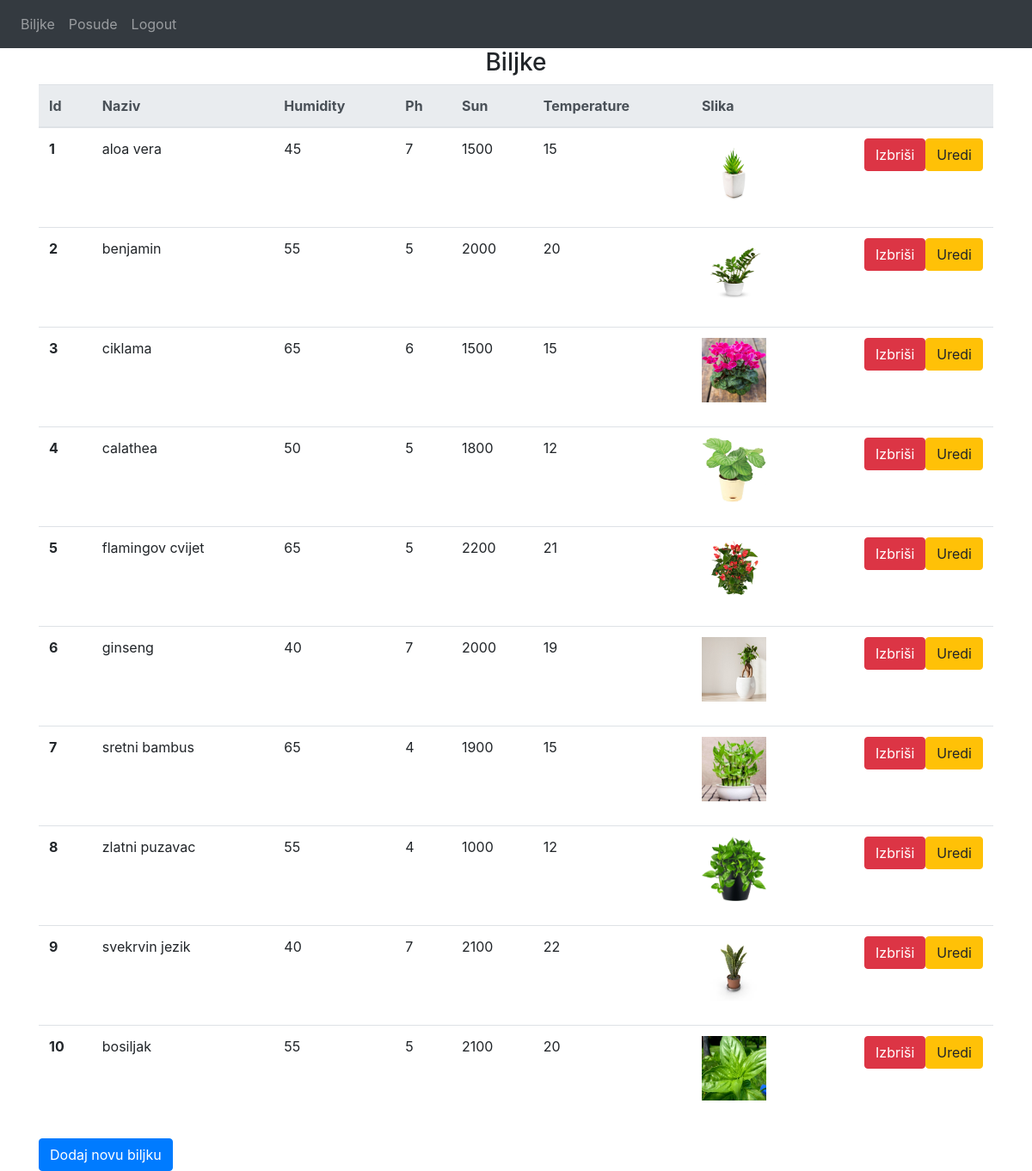
Page /plants (signed in) on the committed database.
### website/models.py (models this page shows)
class Plants(db.Model):
    __tablename__ = 'plants'
    id = db.Column(db.Integer, primary_key=True)
    name = db.Column(db.String(100))
    humidity = db.Column(db.Integer)
    ph = db.Column(db.String(100))
    sun = db.Column(db.Integer)
    temperature= db.Column(db.Integer())
    image = db.Column(db.Text)
    date = db.Column(db.DateTime(timezone=True), default=func.now())

### website/pyflora.py (the view)
@pyflora.route('/plants')
def get_plants():
    plants = Plants.query.all()
    return render_template("plants.html", user=current_user, plants=plants)

### website/__init__.py (called while the page is built)
def create_app():
    app = Flask(__name__)
    app.config['SECRET_KEY'] = 'dskakalio'
    app.config['SQLALCHEMY_DATABASE_URI'] = f'sqlite:///{DB_NAME}'
    db.init_app(app)
    from .views import views
    from .auth import auth
    from .pyflora import pyflora
    from .simulation import simulation
    app.register_blueprint(views, url_prefix='/')
    app.register_blueprint(auth, url_prefix='/')
    app.register_blueprint(pyflora, url_prefix='/')
    app.register_blueprint(simulation, url_prefix='/')
    from .models import User
    create_database(app)
    login_manager = LoginManager()
    login_manager.login_view = 'auth.login'
    login_manager.init_app(app)
    @login_manager.user_loader
    def load_user(id):
        return User.query.get(int(id))
    return app

### website/templates/plants.html
{% extends "base.html" %} {% block title %}Plants{% endblock %} {% block content
  %}
  {% if user.is_authenticated %}
  <h3 align="center">Biljke</h3>
  <form method = "POST">
  <table class="table">
    <thead class="thead-light">
      <tr>
        <th scope="col">Id</th>
        <th scope="col">Naziv</th>
        <th scope="col">Humidity</th>
        <th scope="col">Ph</th>
        <th scope="col">Sun</th>
        <th scope="col">Temperature</th>
        <th scope="col">Slika</th>
      </tr>
    </thead>
    <tbody>
      {% for plant in plants %}
      <tr>
        <th scope="row">{{ plant.id }}</th>
        <td>{{ plant.name }}</td>
        <td>{{ plant.humidity }}</td>
        <td>{{ plant.ph }}</td>
        <td>{{ plant.sun }}</td>
        <td>{{ plant.temperature }}</td>
        <td><figure class="figure">
          <img src="/static/{{ plant.image }}" class="thumbnail" alt="{{ plant.image }}"width="75" height="75">
        </figure>
        <a class="btn btn-warning float-right" href="/updateplant/{{ plant.id }}">Uredi</a>
        <a class="btn btn-danger float-right" href="/delete/{{ plant.id }}" >Izbriši</a>
      </td>
      </tr>
      {% endfor %}
    </tbody>
  </table>
  {% if user.username == 'admin' %}
  <button type="button" class="btn btn-primary" onclick="window.location.href='/createplant';" >Dodaj novu biljku</button>
</form>
  {% endif %}
   {% endif %}
  {% endblock %}

### website/templates/base.html (shortened to what this page needs)
<!DOCTYPE html>
<html>
  <head>
    <link
    rel="stylesheet"
    href="https://stackpath.bootstrapcdn.com/bootstrap/4.4.1/css/bootstrap.min.css"
  />
  <link
    rel="stylesheet"
    href="https://stackpath.bootstrapcdn.com/font-awesome/4.7.0/css/font-awesome.min.css"
  />
  </head>
  <body>
    <nav class="navbar navbar-expand-lg navbar-dark bg-dark">
      <div class="navbar-nav">
        {% if user.is_authenticated %}
        {% if user.username == 'admin' %}
        <a class="nav-item nav-link" id="home" href="/plants">Biljke</a>
        {% endif %}
        <a class="nav-item nav-link" id="home" href="/">Posude</a>
        <a class="nav-item nav-link" id="logout" href="/logout">Logout</a>
        {% else %}
        <a class="nav-item nav-link" id="login" href="/login">Login</a>
        <a class="nav-item nav-link" id="register" href="/register">Registracija</a>
       {% endif %}
      </div>
    </nav>
    <div class="container">
      {% block content %}
      {% endblock %}
    </div>
  </body>
</html>

### rows in the picture
Plants: id "1", name "aloa vera", humidity "45", ph "7", sun "1500", temperature "15", image (picture)
Plants: id "2", name "benjamin", humidity "55", ph "5", sun "2000", temperature "20", image (picture)
Plants: id "3", name "ciklama", humidity "65", ph "6", sun "1500", temperature "15", image (picture)
Plants: id "4", name "calathea", humidity "50", ph "5", sun "1800", temperature "12", image (picture)
Plants: id "5", name "flamingov cvijet", humidity "65", ph "5", sun "2200", temperature "21", image (picture)
Plants: id "6", name "ginseng", humidity "40", ph "7", sun "2000", temperature "19", image (picture)
Plants: id "7", name "sretni bambus", humidity "65", ph "4", sun "1900", temperature "15", image (picture)
Plants: id "8", name "zlatni puzavac", humidity "55", ph "4", sun "1000", temperature "12", image (picture)
Plants: id "9", name "svekrvin jezik", humidity "40", ph "7", sun "2100", temperature "22", image (picture)
Plants: id "10", name "bosiljak", humidity "55", ph "5", sun "2100", temperature "20", image (picture)
